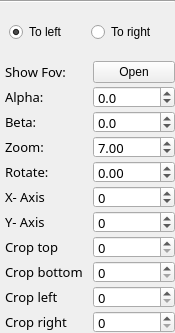
            <widget class="QWidget" name="page_image_4">
             <property name="geometry">
              <rect>
               <x>0</x>
               <y>0</y>
               <width>175</width>
               <height>333</height>
              </rect>
             </property>
             <attribute name="label">
              <string>Image 4</string>
             </attribute>
             <layout class="QVBoxLayout" name="verticalLayout_12">
              <property name="spacing">
               <number>5</number>
              </property>
              <property name="leftMargin">
               <number>0</number>
              </property>
              <property name="topMargin">
               <number>0</number>
              </property>
              <property name="rightMargin">
               <number>0</number>
              </property>
              <property name="bottomMargin">
               <number>0</number>
              </property>
              <item>
               <widget class="Line" name="line_12">
                <property name="orientation">
                 <enum>Qt::Horizontal</enum>
                </property>
               </widget>
              </item>
              <item>
               <widget class="QFrame" name="frame_radio_button_alligment_image_4">
                <layout class="QHBoxLayout" name="horizontalLayout_24">
                 <item>
                  <widget class="QRadioButton" name="radioButton_to_left_image_4">
                   <property name="text">
                    <string>To left</string>
                   </property>
                   <property name="checked">
                    <bool>true</bool>
                   </property>
                  </widget>
                 </item>
                 <item>
                  <widget class="QRadioButton" name="radioButton_to_right_image_4">
                   <property name="text">
                    <string>To right</string>
                   </property>
                  </widget>
                 </item>
                </layout>
               </widget>
              </item>
              <item>
               <layout class="QGridLayout" name="gridLayout_15">
                <property name="leftMargin">
                 <number>5</number>
                </property>
                <property name="horizontalSpacing">
                 <number>5</number>
                </property>
                <property name="verticalSpacing">
                 <number>3</number>
                </property>
                <item row="8" column="0">
                 <widget class="QLabel" name="label_119">
                  <property name="font">
                   <font>
                    <family>Sans Serif</family>
                    <pointsize>10</pointsize>
                   </font>
                  </property>
                  <property name="text">
                   <string>Crop bottom</string>
                  </property>
                 </widget>
                </item>
                <item row="2" column="0">
                 <widget class="QLabel" name="label_120">
                  <property name="minimumSize">
                   <size>
                    <width>60</width>
                    <height>0</height>
                   </size>
                  </property>
                  <property name="font">
                   <font>
                    <family>Sans Serif</family>
                    <pointsize>10</pointsize>
                   </font>
                  </property>
                  <property name="text">
                   <string>Beta:</string>
                  </property>
                 </widget>
                </item>
                <item row="3" column="1">
                 <widget class="QDoubleSpinBox" name="val_zoom_image_4">
                  <property name="minimumSize">
                   <size>
                    <width>60</width>
                    <height>0</height>
                   </size>
                  </property>
                  <property name="maximumSize">
                   <size>
                    <width>16777215</width>
                    <height>22</height>
                   </size>
                  </property>
                  <property name="font">
                   <font>
                    <family>Sans Serif</family>
                    <pointsize>10</pointsize>
                   </font>
                  </property>
                  <property name="decimals">
                   <number>2</number>
                  </property>
                  <property name="minimum">
                   <double>1.000000000000000</double>
                  </property>
                  <property name="maximum">
                   <double>15.000000000000000</double>
                  </property>
                  <property name="singleStep">
                   <double>0.020000000000000</double>
                  </property>
                  <property name="value">
                   <double>7.000000000000000</double>
                  </property>
                 </widget>
                </item>
                <item row="10" column="1">
                 <widget class="QSpinBox" name="val_crop_right_image_4">
                  <property name="minimumSize">
                   <size>
                    <width>60</width>
                    <height>0</height>
                   </size>
                  </property>
                  <property name="maximumSize">
                   <size>
                    <width>16777215</width>
                    <height>22</height>
                   </size>
                  </property>
                  <property name="font">
                   <font>
                    <family>Sans Serif</family>
                    <pointsize>10</pointsize>
                   </font>
                  </property>
                  <property name="maximum">
                   <number>2500</number>
                  </property>
                  <property name="value">
                   <number>0</number>
                  </property>
                 </widget>
                </item>
                <item row="7" column="0">
                 <widget class="QLabel" name="label_121">
                  <property name="font">
                   <font>
                    <family>Sans Serif</family>
                    <pointsize>10</pointsize>
                   </font>
                  </property>
                  <property name="text">
                   <string>Crop top</string>
                  </property>
                 </widget>
                </item>
                <item row="9" column="1">
                 <widget class="QSpinBox" name="val_crop_left_image_4">
                  <property name="minimumSize">
                   <size>
                    <width>60</width>
                    <height>0</height>
                   </size>
                  </property>
                  <property name="maximumSize">
                   <size>
                    <width>16777215</width>
                    <height>22</height>
                   </size>
                  </property>
                  <property name="font">
                   <font>
                    <family>Sans Serif</family>
                    <pointsize>10</pointsize>
                   </font>
                  </property>
                  <property name="maximum">
                   <number>2500</number>
                  </property>
                  <property name="value">
                   <number>0</number>
                  </property>
                 </widget>
                </item>
                <item row="6" column="0">
                 <widget class="QLabel" name="label_122">
                  <property name="enabled">
                   <bool>true</bool>
                  </property>
                  <property name="font">
                   <font>
                    <family>Sans Serif</family>
                    <pointsize>10</pointsize>
                   </font>
                  </property>
                  <property name="text">
                   <string>Y- Axis</string>
                  </property>
                 </widget>
                </item>
                <item row="8" column="1">
                 <widget class="QSpinBox" name="val_crop_bottom_image_4">
                  <property name="minimumSize">
                   <size>
                    <width>60</width>
                    <height>0</height>
                   </size>
                  </property>
                  <property name="maximumSize">
                   <size>
                    <width>16777215</width>
                    <height>22</height>
                   </size>
                  </property>
                  <property name="font">
                   <font>
                    <family>Sans Serif</family>
                    <pointsize>10</pointsize>
                   </font>
                  </property>
                  <property name="maximum">
                   <number>2500</number>
                  </property>
                  <property name="value">
                   <number>0</number>
                  </property>
                 </widget>
                </item>
                <item row="9" column="0">
                 <widget class="QLabel" name="label_123">
                  <property name="font">
                   <font>
                    <family>Sans Serif</family>
                    <pointsize>10</pointsize>
                   </font>
                  </property>
                  <property name="text">
                   <string>Crop left</string>
                  </property>
                 </widget>
                </item>
                <item row="4" column="0">
                 <widget class="QLabel" name="label_26">
                  <property name="minimumSize">
                   <size>
                    <width>60</width>
                    <height>0</height>
                   </size>
                  </property>
                  <property name="font">
                   <font>
                    <family>Sans Serif</family>
                    <pointsize>10</pointsize>
                   </font>
                  </property>
                  <property name="text">
                   <string>Rotate: </string>
                  </property>
                 </widget>
                </item>
                <item row="5" column="0">
                 <widget class="QLabel" name="label_124">
                  <property name="enabled">
                   <bool>true</bool>
                  </property>
                  <property name="font">
                   <font>
                    <family>Sans Serif</family>
                    <pointsize>10</pointsize>
                   </font>
                  </property>
                  <property name="text">
                   <string>X- Axis</string>
                  </property>
                 </widget>
                </item>
                <item row="10" column="0">
                 <widget class="QLabel" name="label_125">
                  <property name="font">
                   <font>
                    <family>Sans Serif</family>
                    <pointsize>10</pointsize>
                   </font>
                  </property>
                  <property name="text">
                   <string>Crop right</string>
                  </property>
                 </widget>
                </item>
                <item row="3" column="0">
                 <widget class="QLabel" name="label_126">
                  <property name="minimumSize">
                   <size>
                    <width>80</width>
                    <height>0</height>
                   </size>
                  </property>
                  <property name="font">
                   <font>
                    <family>Sans Serif</family>
                    <pointsize>10</pointsize>
                   </font>
                  </property>
                  <property name="text">
                   <string>Zoom:</string>
                  </property>
                 </widget>
                </item>
                <item row="4" column="1">
                 <widget class="QDoubleSpinBox" name="val_rotate_image_4">
                  <property name="enabled">
                   <bool>true</bool>
                  </property>
                  <property name="minimumSize">
                   <size>
                    <width>50</width>
                    <height>0</height>
                   </size>
                  </property>
                  <property name="maximumSize">
                   <size>
                    <width>16777215</width>
                    <height>22</height>
                   </size>
                  </property>
                  <property name="font">
                   <font>
                    <family>Sans Serif</family>
                    <pointsize>10</pointsize>
                   </font>
                  </property>
                  <property name="minimum">
                   <double>-180.000000000000000</double>
                  </property>
                  <property name="maximum">
                   <double>180.000000000000000</double>
                  </property>
                  <property name="singleStep">
                   <double>0.100000000000000</double>
                  </property>
                 </widget>
                </item>
                <item row="7" column="1">
                 <widget class="QSpinBox" name="val_crop_top_image_4">
                  <property name="minimumSize">
                   <size>
                    <width>60</width>
                    <height>0</height>
                   </size>
                  </property>
                  <property name="maximumSize">
                   <size>
                    <width>16777215</width>
                    <height>22</height>
                   </size>
                  </property>
                  <property name="font">
                   <font>
                    <family>Sans Serif</family>
                    <pointsize>10</pointsize>
                   </font>
                  </property>
                  <property name="maximum">
                   <number>2500</number>
                  </property>
                  <property name="value">
                   <number>0</number>
                  </property>
                 </widget>
                </item>
                <item row="5" column="1">
                 <widget class="QSpinBox" name="val_coordinate_x_image_4">
                  <property name="enabled">
                   <bool>true</bool>
                  </property>
                  <property name="minimumSize">
                   <size>
                    <width>50</width>
                    <height>0</height>
                   </size>
                  </property>
                  <property name="maximumSize">
                   <size>
                    <width>16777215</width>
                    <height>22</height>
                   </size>
                  </property>
                  <property name="font">
                   <font>
                    <family>Sans Serif</family>
                    <pointsize>10</pointsize>
                   </font>
                  </property>
                  <property name="minimum">
                   <number>-10000</number>
                  </property>
                  <property name="maximum">
                   <number>10000</number>
                  </property>
                  <property name="value">
                   <number>0</number>
                  </property>
                 </widget>
                </item>
                <item row="6" column="1">
                 <widget class="QSpinBox" name="val_coordinate_y_image_4">
                  <property name="enabled">
                   <bool>true</bool>
                  </property>
                  <property name="minimumSize">
                   <size>
                    <width>50</width>
                    <height>0</height>
                   </size>
                  </property>
                  <property name="maximumSize">
                   <size>
                    <width>16777215</width>
                    <height>22</height>
                   </size>
                  </property>
                  <property name="font">
                   <font>
                    <family>Sans Serif</family>
                    <pointsize>10</pointsize>
                   </font>
                  </property>
                  <property name="minimum">
                   <number>-10000</number>
                  </property>
                  <property name="maximum">
                   <number>10000</number>
                  </property>
                 </widget>
                </item>
                <item row="1" column="0">
                 <widget class="QLabel" name="label_127">
                  <property name="minimumSize">
                   <size>
                    <width>60</width>
                    <height>0</height>
                   </size>
                  </property>
                  <property name="font">
                   <font>
                    <family>Sans Serif</family>
                    <pointsize>10</pointsize>
                   </font>
                  </property>
                  <property name="text">
                   <string>Alpha:</string>
                  </property>
                 </widget>
                </item>
                <item row="0" column="0">
                 <widget class="QLabel" name="label_147">
                  <property name="minimumSize">
                   <size>
                    <width>60</width>
                    <height>0</height>
                   </size>
                  </property>
                  <property name="font">
                   <font>
                    <family>Sans Serif</family>
                    <pointsize>10</pointsize>
                   </font>
                  </property>
                  <property name="text">
                   <string>Show Fov:</string>
                  </property>
                 </widget>
                </item>
                <item row="0" column="1">
                 <widget class="QPushButton" name="show_fov_image_4">
                  <property name="text">
                   <string>Open</string>
                  </property>
                 </widget>
                </item>
                <item row="1" column="1">
                 <widget class="QDoubleSpinBox" name="val_icx_image_4">
                  <property name="enabled">
                   <bool>true</bool>
                  </property>
                  <property name="minimumSize">
                   <size>
                    <width>60</width>
                    <height>0</height>
                   </size>
                  </property>
                  <property name="maximumSize">
                   <size>
                    <width>16777215</width>
                    <height>22</height>
                   </size>
                  </property>
                  <property name="font">
                   <font>
                    <family>Sans Serif</family>
                    <pointsize>10</pointsize>
                   </font>
                  </property>
                  <property name="decimals">
                   <number>1</number>
                  </property>
                  <property name="minimum">
                   <double>-110.000000000000000</double>
                  </property>
                  <property name="maximum">
                   <double>110.000000000000000</double>
                  </property>
                  <property name="singleStep">
                   <double>0.100000000000000</double>
                  </property>
                 </widget>
                </item>
                <item row="2" column="1">
                 <widget class="QDoubleSpinBox" name="val_icy_image_4">
                  <property name="enabled">
                   <bool>true</bool>
                  </property>
                  <property name="minimumSize">
                   <size>
                    <width>60</width>
                    <height>0</height>
                   </size>
                  </property>
                  <property name="maximumSize">
                   <size>
                    <width>16777215</width>
                    <height>22</height>
                   </size>
                  </property>
                  <property name="font">
                   <font>
                    <family>Sans Serif</family>
                    <pointsize>10</pointsize>
                   </font>
                  </property>
                  <property name="decimals">
                   <number>1</number>
                  </property>
                  <property name="minimum">
                   <double>-110.000000000000000</double>
                  </property>
                  <property name="maximum">
                   <double>110.000000000000000</double>
                  </property>
                  <property name="singleStep">
                   <double>0.100000000000000</double>
                  </property>
                 </widget>
                </item>
               </layout>
              </item>
             </layout>
            </widget>
